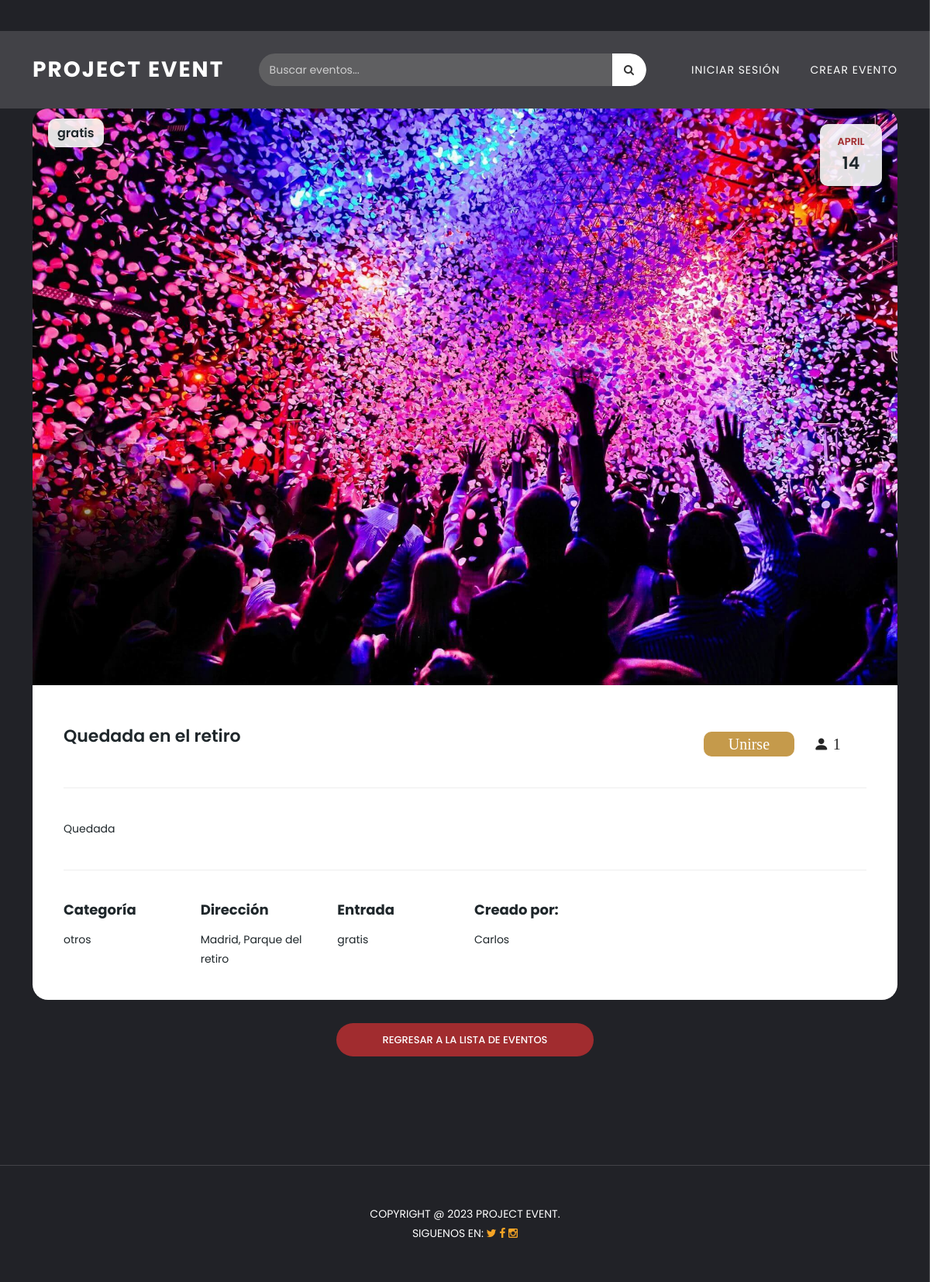
The page /meeting-details.php?id=53 on the database its author committed.
### tables this page shows
CREATE TABLE `eventos` (
  `id` int(200) NOT NULL,
  `nomevent` varchar(50) NOT NULL,
  `categoria` varchar(25) NOT NULL,
  `fecha` date NOT NULL,
  `localizacion` varchar(50) NOT NULL,
  `descripcion` varchar(255) NOT NULL,
  `imagen` varchar(200) NOT NULL,
  `usuario` varchar(25) NOT NULL,
  `correo` varchar(50) NOT NULL,
  `max_asistentes` int(10) UNSIGNED DEFAULT NULL,
  `entrada` enum('gratis','pago') NOT NULL DEFAULT 'gratis',
  `usuario_id` int(11) DEFAULT NULL
);

CREATE TABLE `usuarios` (
  `usuario_id` int(11) NOT NULL,
  `contraseña` varchar(60) NOT NULL,
  `correo` varchar(200) NOT NULL,
  `nombre` varchar(50) NOT NULL,
  `fecha` date NOT NULL,
  `imagen` varchar(255) DEFAULT NULL
);

### FuncionesEventos.php (called while the page is built, shortened)
<?php
require ('dbEvent.php');
function obtenerDetallesEvento($id) {
    global $conexion;
    $sql = "SELECT eventos.*, usuarios.nombre AS creador
            FROM eventos
            INNER JOIN usuarios
            ON eventos.usuario_id = usuarios.usuario_id
            WHERE eventos.id = ?";
    $stmt = $conexion->prepare($sql);
    $stmt->bind_param("i", $id);
    $stmt->execute();
    $result = $stmt->get_result();
    if ($result->num_rows > 0) {
        return $result->fetch_assoc();
    }
    return false;
}
function obtenerUnion($id)
{
    global $conexion;
    $stmt = $conexion->prepare("
        SELECT COUNT(*)
        FROM join_event
        WHERE id_evento = ?
        AND join_action = 'unirse'
    ");
    $stmt->bind_param("i", $id);
    $stmt->execute();
    $result = $stmt->get_result();
    $row = $result->fetch_row();
    return (int)$row[0];
}
function UsuarioUnido($evento_id, $id_user)
{
    global $conexion;
    $stmt = $conexion->prepare("
        SELECT 1
        FROM join_event
        WHERE id_evento = ?
        AND id_usuario = ?
        AND join_action = 'unirse'
        LIMIT 1
    ");
    $stmt->bind_param("ii", $evento_id, $id_user);
    $stmt->execute();
    $result = $stmt->get_result();
    return $result->num_rows > 0;
}

### meeting-details.php (the view, shortened to what this page needs)
<?php
require ('usuarios.php');
require ('FuncionesEventos.php');
$id_user = $_SESSION['usuario']['usuario_id'] ?? null;
$usuario = $_SESSION['usuario']['nombre']     ?? null;
?>
<!DOCTYPE html>
<html lang="es">
  <head>
    <link href="vendor/bootstrap/css/bootstrap.min.css" rel="stylesheet">
    <link rel="stylesheet" href="assets/css/fontawesome.css">
    <link rel="stylesheet" href="assets/css/templatemo-edu-meeting.css">
    <link rel="stylesheet" href="assets/css/owl.css">
    <link rel="stylesheet" href="assets/css/lightbox.css">
    <link rel="stylesheet" href="assets/css/EstilosPaginaEventos.css">
    <link href="https://cdn.jsdelivr.net/npm/bootstrap-icons@1.11.3/font/bootstrap-icons.css" rel="stylesheet">
  </head>
<body>
<header class="header-area header-sticky">
  <div class="container">
    <div class="row">
      <div class="col-12">
        <nav class="main-nav">
          <a href="index.php" class="logo">Project Event</a>
          <div class="search-container">
            <form action="ListaEventos.php" method="GET" class="search-form">
              <input type="text" name="q" placeholder="Buscar eventos..." class="search-input">
              <button type="submit" class="search-button">
                <i class="fa fa-search"></i>
              </button>
            </form>
          </div>
          <ul class="event-nav">
            <li class="event-user">
              <?php if (!$usuario): ?>
                <a href="Login.php" class="event-login-btn">Iniciar sesión</a>
              <?php endif; ?>
            </li>
            <li>
              <a href="verificarSesion.php">Crear Evento</a>
            </li>
          </ul>
        </nav>
      </div>
    </div>
  </div>
</header>
<section class="meetings-page" id="meetings">
  <div class="container">
    <div class="row">
      <div class="col-lg-12">
      <?php
    $id = $_GET['id'];
    $detalleEvento = obtenerDetallesEvento($id);
    if ($detalleEvento) {
        $entrada = $detalleEvento['entrada'];
        $fecha = $detalleEvento['fecha'];
        $nombreEvento = $detalleEvento['nomevent'];
        $descripcion = $detalleEvento['descripcion'];
        $categoria = $detalleEvento['categoria'];
        $localizacion = $detalleEvento['localizacion'];
        $usuario = $detalleEvento['creador'];
        $imagen = $detalleEvento['imagen'];
        $mes = date('F', strtotime($fecha));
        $dia = date('d', strtotime($fecha));
        ?>
          <div class="row">
            <div class="col-lg-12">
              <div class="meeting-single-item">
                <div class="thumb">
                  <div class="price">
                    <span><?php echo $entrada; ?></span>
                  </div>
                  <div class="date">
                    <h6><?php echo $mes; ?> <span><?php echo $dia; ?></span></h6>
                  </div>
                  <a><img src="<?php echo $imagen; ?>" alt=""></a>
                </div>
                <div class="down-content">
                  <div class="d-flex justify-content-between align-items-center mb-3">
                    <h4 class="mb-0">
                      <?php echo $nombreEvento; ?>
                    </h4>
                    <div class="cajaEventoUnirse">
                      <?php if (UsuarioUnido($detalleEvento ['id'], $id_user)): ?>
                        <button class="btnU abandonando" data-id="<?= $detalleEvento ['id'] ?>">
                          Abandonar
                        </button>
                      <?php else: ?>
                        <button class="btnU uniendose" data-id="<?= $detalleEvento ['id'] ?>">
                          Unirse
                        </button>
                      <?php endif; ?>
                      <span class="unirse">
                        <i class="bi bi-person-fill"></i>
                        <?php echo obtenerUnion($detalleEvento ['id']); ?>
                      </span>
                    </div>
                  </div>
                  <p class="description">
                    <?php echo $descripcion; ?>
                  </p>
                  <div class="row">
                    <div class="col-lg-2">
                      <div class="hours">
                        <h5>Categoría</h5>
                        <p><?php echo $categoria; ?></p>
                      </div>
                    </div>
                    <div class="col-lg-2">
                      <div class="location">
                        <h5>Dirección</h5>
                        <p><?php echo $localizacion; ?></p>
                      </div>
                    </div>
                    <div class="col-lg-2">
                      <div class="location">
                        <h5>Entrada</h5>
                        <p><?php echo $entrada; ?></p>
                      </div>
                    </div>
                    <div class="col-lg-2">
                      <div class="book now">
                        <h5>Creado por:</h5>
                        <p><?php echo $usuario; ?></p>
                      </div>
                    </div>
                  </div>
                </div>
              </div>
            </div>
            <div class="col-lg-12">
              <div class="main-button-red">
                <a href="ListaEventos.php">Regresar a la lista de eventos</a>
              </div>
            </div>
          </div>
        <?php
        } else {
          echo "El evento no existe.";
        }
        ?>
      </div>
    </div>
  </div>
  <div class="footer">
    <p>Copyright @ 2023 Project Event.
        <br>Siguenos en:
        <a href="https://twitter.com/" target="_parent" title="free css templates"><i class="fa fa-twitter"></i></a>
        <a href="https://fb.com/" target="_parent" title="free css templates"><i class="fa fa-facebook"></i></a>
        <a href="https://instagram.com/" target="_parent" title="free css templates"><i class="fa fa-instagram"></i></a>
    </p>
  </div>
</section>
</body>
</html>

### assets/css/EstilosPaginaEventos.css (style rules this page uses)
.cajaEventoUnirse { margin-left: auto; display: flex; align-items: center; gap: 10px; margin-top: 20px; }
.uniendose { width: 150px; height: auto; font-size: 20px; font-family: 'calibrí'; border-radius: 10px; border:none; background-color: #c59a4b; color: #fff; cursor:pointer; align-items: bottom; }
.unirse { width: 50%; height: auto; font-size: 20px; font-family: 'calibrí'; border:none; color: #252525; cursor:pointer; align-items: bottom; padding-left: 15px; }

### rows shown on the page
eventos: entrada "gratis", fecha "APRIL", fecha "14", imagen (picture), nomevent "Quedada en el retiro", descripcion "Quedada", categoria "otros", localizacion "Madrid, Parque del retiro", usuario.nombre "Carlos"

### other values the page prints
obtenerUnion($detalleEvento ['id']) "1"
